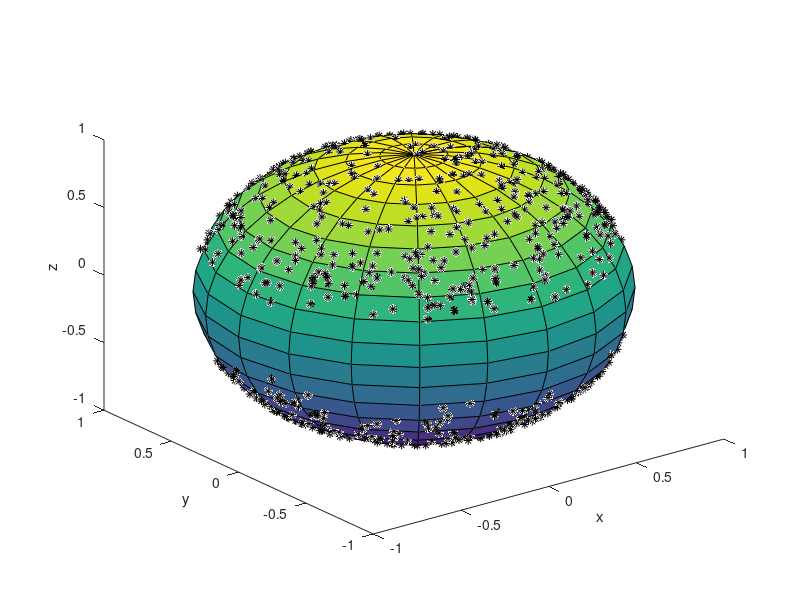

The MATLAB source for this figure:
function [ ] = eliptparabaloid()
for i=1:1:1000
   x(i)=randn(1);
   y(i)=randn(1);
   z(i)=randn(1);
end
for i=1:1:500   
   x1(i)= x(i)/sqrt(x(i)^2+y(i)^2+1);
   y1(i)= y(i)/sqrt(x(i)^2+y(i)^2+1);
   z1(i)= -1/sqrt(x(i)^2+y(i)^2+1);
   if ((x1(i)^2+y1(i)^2) > -1)
       figure(3);
       plot3(x1(i),y1(i),z1(i),'* k' );
       hold on;
   end
end
for i=501:1:1000   
   x1(i)= x(i)/sqrt(x(i)^2+y(i)^2+1);
   y1(i)= y(i)/sqrt(x(i)^2+y(i)^2+1);
   z1(i)= 1/sqrt(x(i)^2+y(i)^2+1);
   if ((x1(i)^2+y1(i)^2) > -1)
       figure(3);
       plot3(x1(i),y1(i),z1(i),'* k' );
       hold on;
   end
end
figure(3);
sphere;
xlabel('x'); ylabel('y'); zlabel('z')
end